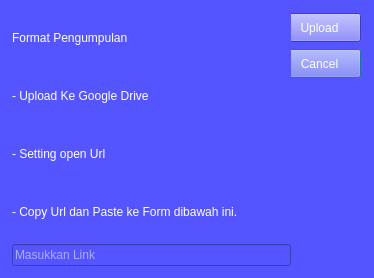
<?xml version="1.0" encoding="UTF-8"?>
<ui version="4.0">
 <class>UploadLink</class>
 <widget class="QDialog" name="UploadLink">
  <property name="geometry">
   <rect>
    <x>0</x>
    <y>0</y>
    <width>374</width>
    <height>278</height>
   </rect>
  </property>
  <property name="windowTitle">
   <string>Pengumpulan Link</string>
  </property>
  <property name="styleSheet">
   <string notr="true">background-color: rgb(85, 85, 255);color: rgb(255, 255, 255);</string>
  </property>
  <widget class="QPushButton" name="cancel">
   <property name="geometry">
    <rect>
     <x>278</x>
     <y>49</y>
     <width>83</width>
     <height>29</height>
    </rect>
   </property>
   <property name="styleSheet">
    <string notr="true">color: rgb(255, 255, 255);
border-color: rgb(255, 255, 255);</string>
   </property>
   <property name="text">
    <string>Cancel</string>
   </property>
  </widget>
  <widget class="QPushButton" name="upload">
   <property name="geometry">
    <rect>
     <x>278</x>
     <y>13</y>
     <width>83</width>
     <height>29</height>
    </rect>
   </property>
   <property name="styleSheet">
    <string notr="true">color: rgb(255, 255, 255);
border-color: rgb(255, 255, 255);</string>
   </property>
   <property name="text">
    <string>Upload</string>
   </property>
  </widget>
  <widget class="QWidget" name="layoutWidget">
   <property name="geometry">
    <rect>
     <x>12</x>
     <y>12</y>
     <width>279</width>
     <height>254</height>
    </rect>
   </property>
   <layout class="QVBoxLayout" name="verticalLayout_2">
    <item>
     <layout class="QVBoxLayout" name="verticalLayout">
      <item>
       <widget class="QLabel" name="label">
        <property name="text">
         <string>Format Pengumpulan</string>
        </property>
       </widget>
      </item>
      <item>
       <widget class="QLabel" name="label_2">
        <property name="text">
         <string>- Upload Ke Google Drive</string>
        </property>
       </widget>
      </item>
      <item>
       <widget class="QLabel" name="label_3">
        <property name="text">
         <string>- Setting open Url</string>
        </property>
       </widget>
      </item>
      <item>
       <widget class="QLabel" name="label_4">
        <property name="text">
         <string>- Copy Url dan Paste ke Form dibawah ini.</string>
        </property>
       </widget>
      </item>
     </layout>
    </item>
    <item>
     <widget class="QLineEdit" name="linkedit">
      <property name="placeholderText">
       <string>Masukkan Link</string>
      </property>
     </widget>
    </item>
   </layout>
  </widget>
 </widget>
 <resources/>
 <connections/>
</ui>
